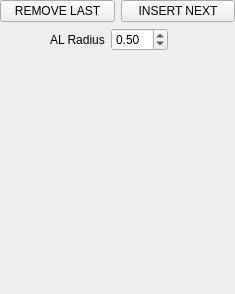
<?xml version="1.0" encoding="UTF-8"?>
<ui version="4.0">
 <class>transformUI</class>
 <widget class="QWidget" name="transformUI">
  <property name="geometry">
   <rect>
    <x>0</x>
    <y>0</y>
    <width>234</width>
    <height>294</height>
   </rect>
  </property>
  <property name="sizePolicy">
   <sizepolicy hsizetype="Expanding" vsizetype="Expanding">
    <horstretch>0</horstretch>
    <verstretch>0</verstretch>
   </sizepolicy>
  </property>
  <property name="windowTitle">
   <string>Form</string>
  </property>
  <layout class="QVBoxLayout" name="verticalLayout">
   <property name="margin">
    <number>0</number>
   </property>
   <item>
    <layout class="QHBoxLayout" name="horizontalLayout">
     <item>
      <widget class="QPushButton" name="removeButton">
       <property name="text">
        <string>REMOVE LAST</string>
       </property>
      </widget>
     </item>
     <item>
      <widget class="QPushButton" name="nextButton">
       <property name="text">
        <string>INSERT NEXT</string>
       </property>
      </widget>
     </item>
    </layout>
   </item>
   <item>
    <layout class="QFormLayout" name="formLayout">
     <property name="fieldGrowthPolicy">
      <enum>QFormLayout::AllNonFixedFieldsGrow</enum>
     </property>
     <property name="leftMargin">
      <number>50</number>
     </property>
     <property name="rightMargin">
      <number>67</number>
     </property>
     <item row="0" column="1">
      <widget class="QDoubleSpinBox" name="ALRadius">
       <property name="value">
        <double>0.500000000000000</double>
       </property>
      </widget>
     </item>
     <item row="0" column="0">
      <widget class="QLabel" name="label">
       <property name="text">
        <string>AL Radius</string>
       </property>
      </widget>
     </item>
    </layout>
   </item>
   <item>
    <spacer name="verticalSpacer">
     <property name="orientation">
      <enum>Qt::Vertical</enum>
     </property>
     <property name="sizeHint" stdset="0">
      <size>
       <width>20</width>
       <height>151</height>
      </size>
     </property>
    </spacer>
   </item>
  </layout>
 </widget>
 <resources/>
 <connections/>
</ui>
